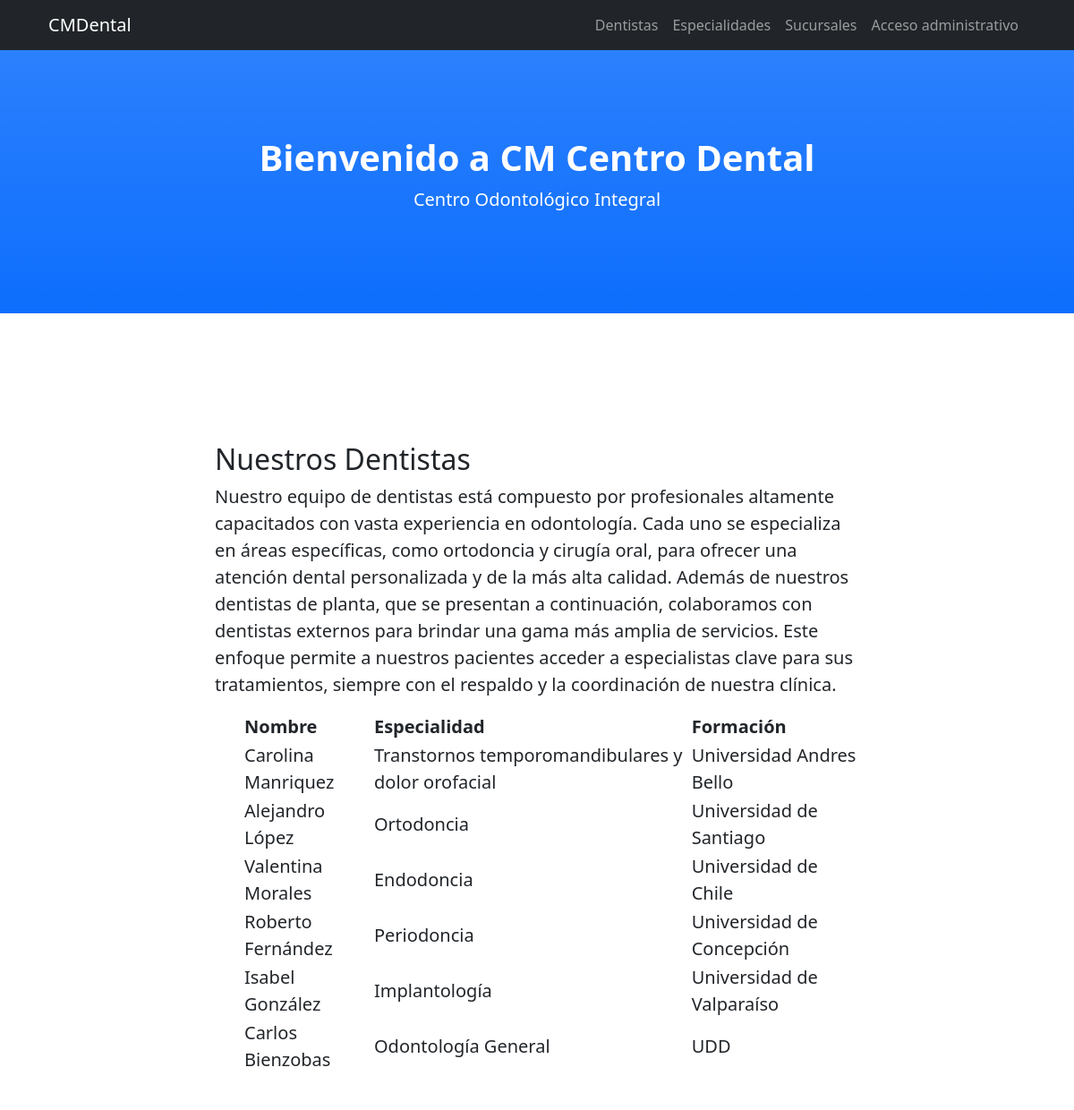
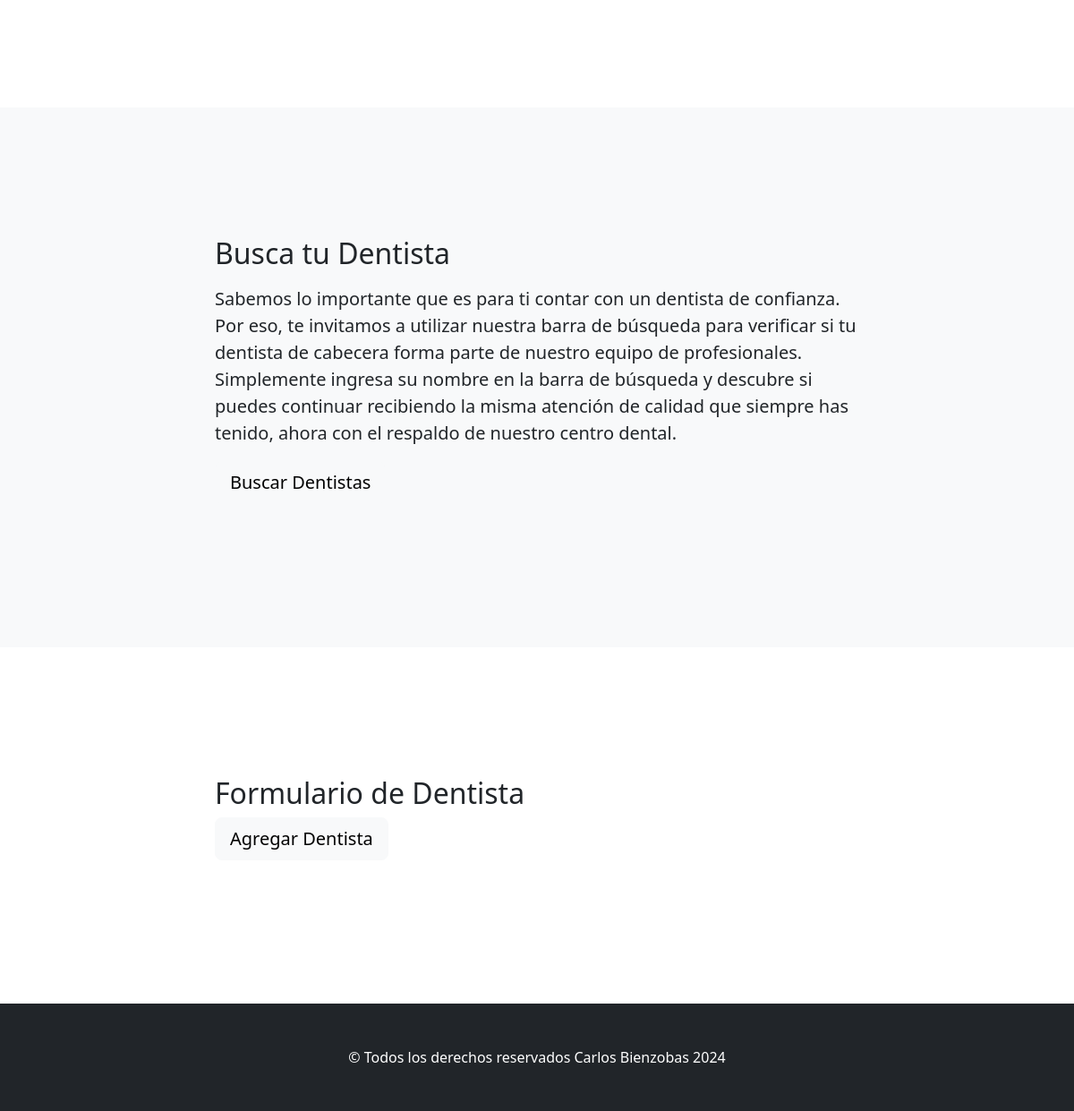
The app's page /dentistas/ with its own data (2 pictures, top to bottom).
### dentistas/models.py (models this page shows, shortened)
class Dentista(models.Model): #Modelo Dentistas para sustentar acciones CRUD
    nombre = models.CharField(max_length=100)
    especialidad = models.CharField(max_length=100)
    formacion = models.CharField(max_length=100)
    planta = models.BooleanField(default=False)

### dentistas/views.py (the view)
# urls.py: path('', views.nuestros_dentistas , name='nuestros dentistas') # ruta pagina principal dentistas
def nuestros_dentistas(request): # Vista para visualizacion de dentistas de planta
    dentistas_planta = Dentista.objects.filter(planta=True) # Consulta a la base de datos para obtener todos los dentistas que son de planta, es decir con el campo "planta" como TRUE.
    return render(request, "dentistas/nuestros_dentistas.html", {"dentistas_planta": dentistas_planta}) # Renderiza la plantilla HTML, pasando la lista de dentistas de planta como contexto.

### dentistas/templates/dentistas/nuestros_dentistas.html (shortened to what this page needs)
{% extends 'base.html' %}
{% block about_title %}Nuestros Dentistas{% endblock %}
{% block about_content %}Nuestro equipo de dentistas está compuesto por profesionales altamente capacitados con vasta experiencia en odontología. Cada uno se especializa en áreas específicas, como ortodoncia y cirugía oral, para ofrecer una atención dental personalizada y de la más alta calidad. Además de nuestros dentistas de planta, que se presentan a continuación, colaboramos con dentistas externos para brindar una gama más amplia de servicios. Este enfoque permite a nuestros pacientes acceder a especialistas clave para sus tratamientos, siempre con el respaldo y la coordinación de nuestra clínica.{% endblock %}
{% block about_content2 %}
{% if dentistas_planta %}
    <table>
        <thead>
            <tr>
                <th>Nombre</th>
                <th>Especialidad</th>
                <th>Formación</th>
            </tr>
        </thead>
        <tbody>
            {% for dentista in dentistas_planta %}
                <tr>
                    <td>{{ dentista.nombre }}</td>
                    <td>{{ dentista.especialidad }}</td>
                    <td>{{ dentista.formacion }}</td>
                </tr>
            {% endfor %}
        </tbody>
    </table>
{% else %}
    <p>No se encontraron dentistas de planta.</p>
{% endif %}
{% endblock %}
{% block service_title %}Busca tu Dentista{% endblock %}
{% block service_content %}
<p class="lead">Sabemos lo importante que es para ti contar con un dentista de confianza. Por eso, te invitamos a utilizar nuestra barra de búsqueda para verificar si tu dentista de cabecera forma parte de nuestro equipo de profesionales. Simplemente ingresa su nombre en la barra de búsqueda y descubre si puedes continuar recibiendo la misma atención de calidad que siempre has tenido, ahora con el respaldo de nuestro centro dental.</p>
<a class="btn btn-lg btn-light" href="/dentistas/buscar/">Buscar Dentistas</a>
{% endblock %}
{% block contact_title %}Formulario de Dentista{% endblock %}
{% block contact_content %}
<a class="btn btn-lg btn-light" href="/dentistas/agregar/">Agregar Dentista</a>
{% endblock %}

### templates/base.html (shortened to what this page needs)
<!DOCTYPE html>
<html lang="en">
<head>
    {% load static %}
    <link href="{% static 'css/styles.css' %}" rel="stylesheet" />
</head>
<body id="page-top">
    <nav class="navbar navbar-expand-lg navbar-dark bg-dark fixed-top" id="mainNav">
        <div class="container px-4">
            <a class="navbar-brand" href="/">CMDental</a>
            <div class="collapse navbar-collapse" id="navbarResponsive">
                <ul class="navbar-nav ms-auto">
                    <li class="nav-item"><a class="nav-link" href="/dentistas/">Dentistas</a></li>
                    <li class="nav-item"><a class="nav-link" href="/especialidades/">Especialidades</a></li>
                    <li class="nav-item"><a class="nav-link" href="/sucursales/">Sucursales</a></li>
                    <li class="nav-item"><a class="nav-link" href="/admin/">Acceso administrativo</a></li>
                </ul>
            </div>
        </div>
    </nav>
    <header class="bg-primary bg-gradient text-white">
        <div class="container px-4 text-center">
            <h1 class="fw-bolder">Bienvenido a CM Centro Dental</h1>
            <p class="lead">Centro Odontológico Integral</p>
        </div>
    </header>
    {% block about %}
    <section id="about">
        <div class="container px-4">
            <div class="row gx-4 justify-content-center">
                <div class="col-lg-8">
                    <h2>{% block about_title %}Nosotros{% endblock %}</h2>
                    <p class="lead">{% block about_content %}{% endblock %}</p>
                    <ul class="lead">{% block about_content2 %}{% endblock %}
                    </ul>
                </div>
            </div>
        </div>
    </section>
    {% endblock %}
    {% block service %}
    <section class="bg-light" id="services">
        <div class="container px-4">
            <div class="row gx-4 justify-content-center">
                <div class="col-lg-8">
                    <h2>{% block service_title %}Nuestros Servicios{% endblock %}</h2>
                    <p class="lead">{% block service_content %}{% endblock %}</p>
                </div>
            </div>
        </div>
    </section>
    {% endblock %}
    {% block contact %}
    <section id="contact">
        <div class="container px-4">
            <div class="row gx-4 justify-content-center">
                <div class="col-lg-8">
                    <h2>{% block contact_title %}Contáctanos{% endblock %}</h2>
                    <p class="lead">{% block contact_content %}{% endblock %}</p>
                </div>
            </div>
        </div>
    </section>
    {% endblock %}
    <footer class="py-5 bg-dark">
        <div class="container px-4">
            <p class="m-0 text-center text-white">&copy; Todos los derechos reservados Carlos Bienzobas 2024</p>
        </div>
    </footer>
</body>
</html>

### records on screen
Dentista: nombre "Carolina Manriquez", especialidad "Transtornos temporomandibulares y dolor orofacial", formacion "Universidad Andres Bello"
Dentista: nombre "Alejandro López", especialidad "Ortodoncia", formacion "Universidad de Santiago"
Dentista: nombre "Valentina Morales", especialidad "Endodoncia", formacion "Universidad de Chile"
Dentista: nombre "Roberto Fernández", especialidad "Periodoncia", formacion "Universidad de Concepción"
Dentista: nombre "Isabel González", especialidad "Implantología", formacion "Universidad de Valparaíso"
Dentista: nombre "Carlos Bienzobas", especialidad "Odontología General", formacion "UDD"
